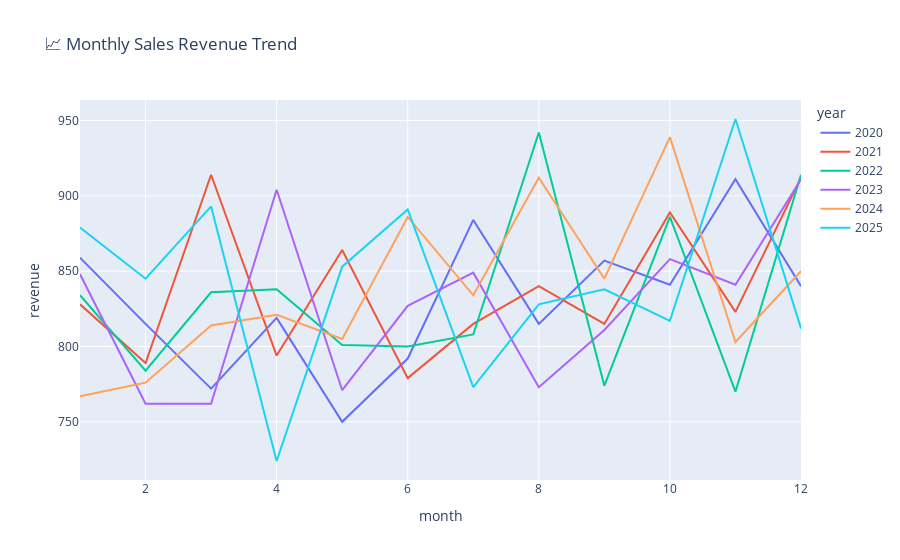

Notebook cell for this chart:
### Code cell
#Sales Trends
monthly_sales = df.groupby(['year','month'])['revenue'].sum().reset_index()

fig = px.line(monthly_sales, x="month", y="revenue", color="year",
              title="📈 Monthly Sales Revenue Trend")
fig.show()

### Figure 1 — Plotly figure (JSON) as saved in the notebook; plotly's stock layout.template omitted (floating-point values rounded to 4 significant figures)
{"data": [{"hovertemplate": "year=2020<br>month=%{x}<br>revenue=%{y}<extra></extra>", "legendgroup": "2020", "line": {"color": "#636efa", "dash": "solid"}, "marker": {"symbol": "circle"}, "mode": "lines", "name": "2020", "orientation": "v", "showlegend": true, "type": "scatter", "x": [1, 2, 3, 4, 5, 6, 7, 8, 9, 10, 11, 12], "xaxis": "x", "y": [859, 815, 772, 819, 750, 792, 884, 815, 857, 841, 911, 840], "yaxis": "y"}, {"hovertemplate": "year=2021<br>month=%{x}<br>revenue=%{y}<extra></extra>", "legendgroup": "2021", "line": {"color": "#EF553B", "dash": "solid"}, "marker": {"symbol": "circle"}, "mode": "lines", "name": "2021", "orientation": "v", "showlegend": true, "type": "scatter", "x": [1, 2, 3, 4, 5, 6, 7, 8, 9, 10, 11, 12], "xaxis": "x", "y": [828, 789, 914, 794, 864, 779, 815, 840, 815, 889, 823, 912], "yaxis": "y"}, {"hovertemplate": "year=2022<br>month=%{x}<br>revenue=%{y}<extra></extra>", "legendgroup": "2022", "line": {"color": "#00cc96", "dash": "solid"}, "marker": {"symbol": "circle"}, "mode": "lines", "name": "2022", "orientation": "v", "showlegend": true, "type": "scatter", "x": [1, 2, 3, 4, 5, 6, 7, 8, 9, 10, 11, 12], "xaxis": "x", "y": [834, 784, 836, 838, 801, 800, 808, 942, 774, 886, 770, 914], "yaxis": "y"}, {"hovertemplate": "year=2023<br>month=%{x}<br>revenue=%{y}<extra></extra>", "legendgroup": "2023", "line": {"color": "#ab63fa", "dash": "solid"}, "marker": {"symbol": "circle"}, "mode": "lines", "name": "2023", "orientation": "v", "showlegend": true, "type": "scatter", "x": [1, 2, 3, 4, 5, 6, 7, 8, 9, 10, 11, 12], "xaxis": "x", "y": [848, 762, 762, 904, 771, 827, 849, 773, 811, 858, 841, 911], "yaxis": "y"}, {"hovertemplate": "year=2024<br>month=%{x}<br>revenue=%{y}<extra></extra>", "legendgroup": "2024", "line": {"color": "#FFA15A", "dash": "solid"}, "marker": {"symbol": "circle"}, "mode": "lines", "name": "2024", "orientation": "v", "showlegend": true, "type": "scatter", "x": [1, 2, 3, 4, 5, 6, 7, 8, 9, 10, 11, 12], "xaxis": "x", "y": [767, 776, 814, 821, 805, 886, 834, 912, 845, 939, 803, 850], "yaxis": "y"}, {"hovertemplate": "year=2025<br>month=%{x}<br>revenue=%{y}<extra></extra>", "legendgroup": "2025", "line": {"color": "#19d3f3", "dash": "solid"}, "marker": {"symbol": "circle"}, "mode": "lines", "name": "2025", "orientation": "v", "showlegend": true, "type": "scatter", "x": [1, 2, 3, 4, 5, 6, 7, 8, 9, 10, 11, 12], "xaxis": "x", "y": [879, 845, 893, 724, 853, 891, 773, 828, 838, 817, 951, 812], "yaxis": "y"}], "layout": {"legend": {"title": {"text": "year"}, "tracegroupgap": 0}, "title": {"text": "📈 Monthly Sales Revenue Trend"}, "xaxis": {"anchor": "y", "domain": [0, 1], "title": {"text": "month"}}, "yaxis": {"anchor": "x", "domain": [0, 1], "title": {"text": "revenue"}}}}
